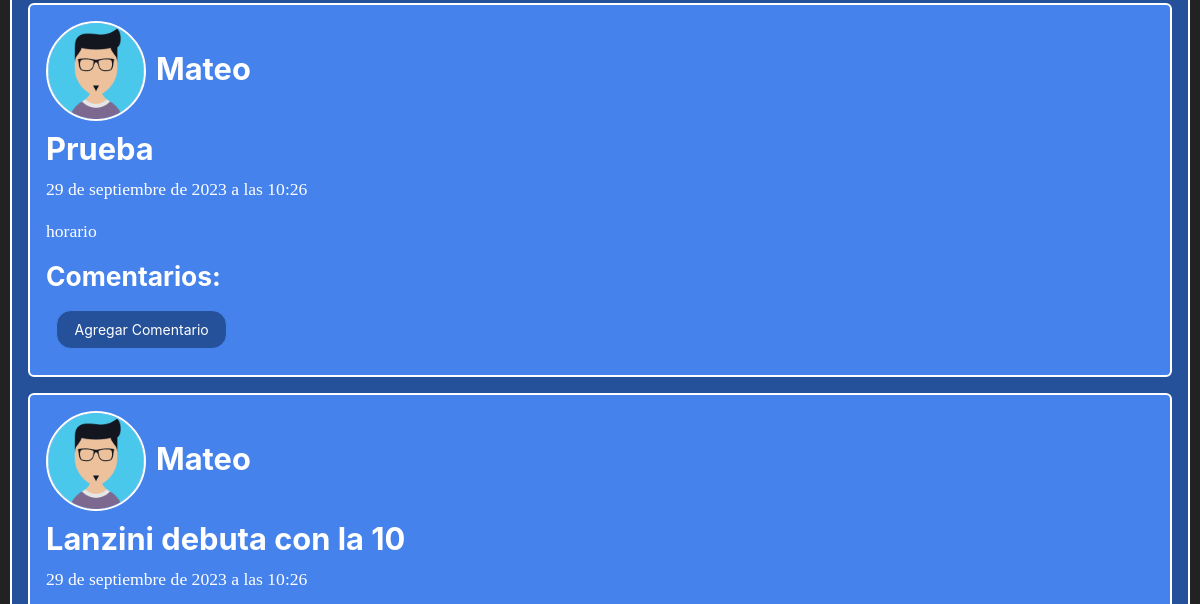
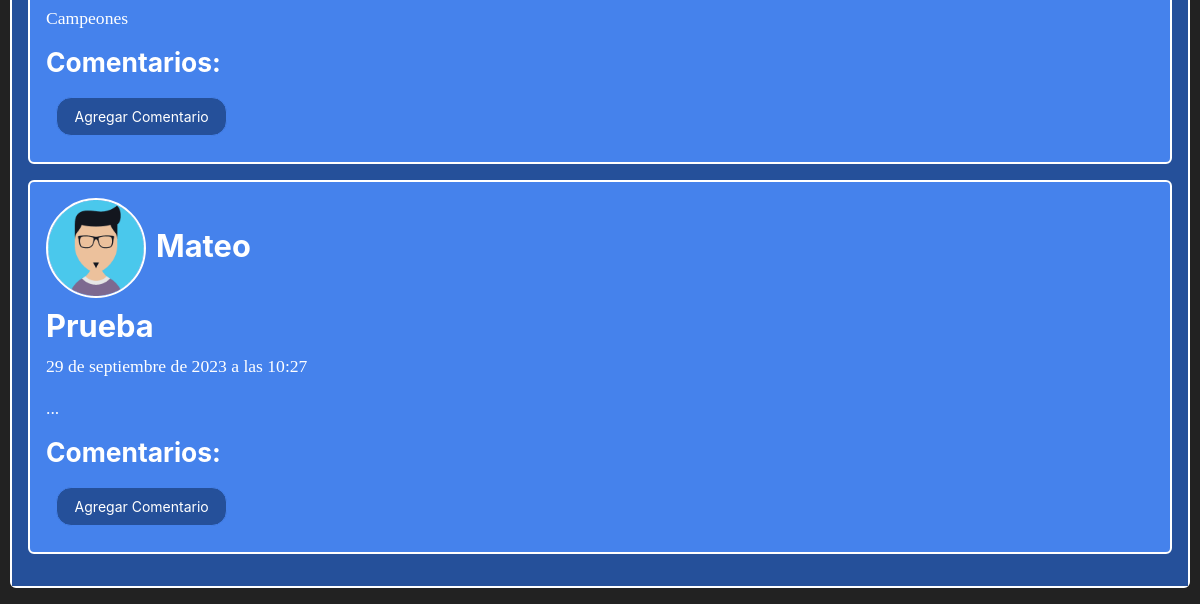
/profile/Mateo/ (signed in, lower part), run on an earlier commit of the app's database (2 pictures, top to bottom).
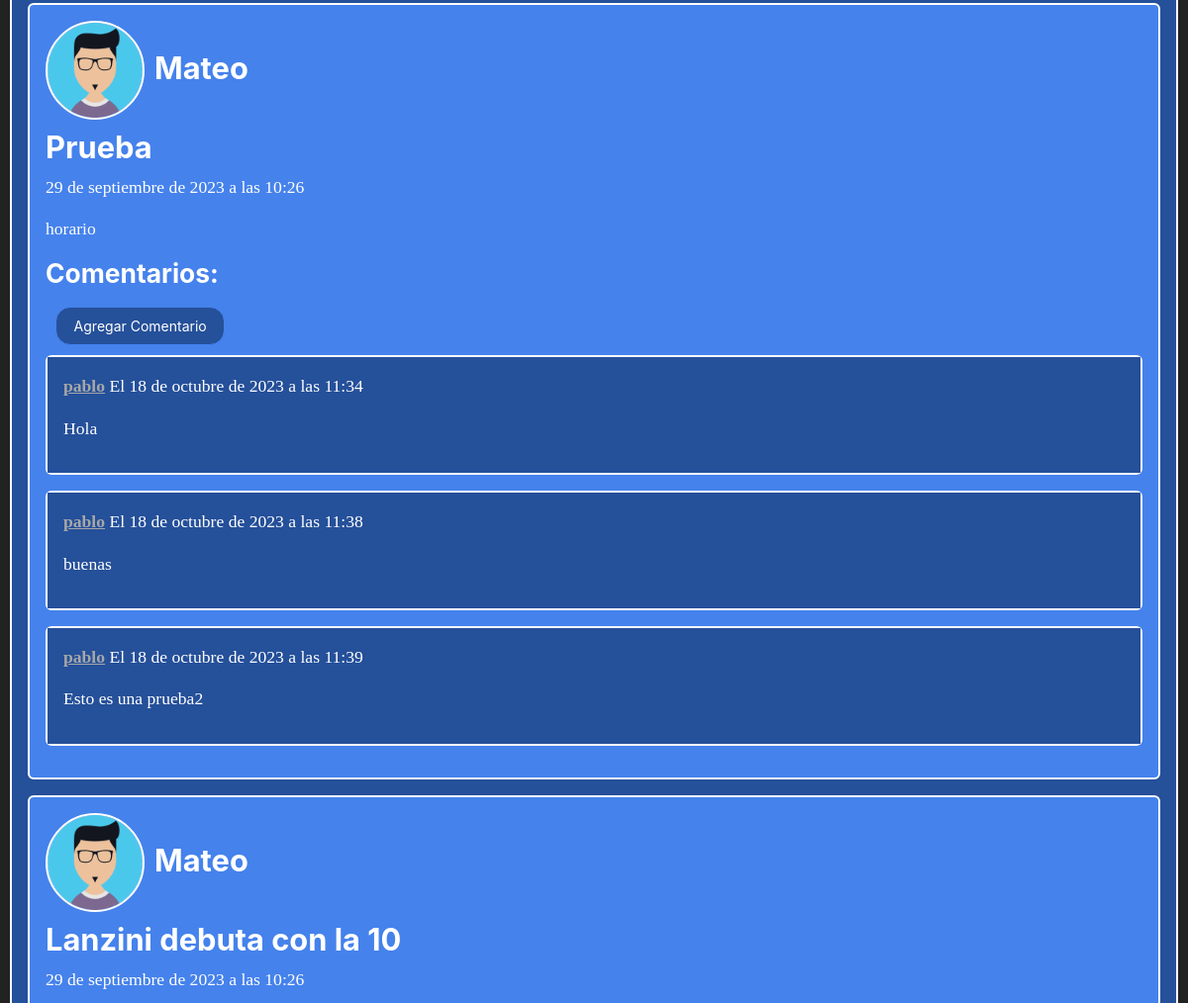
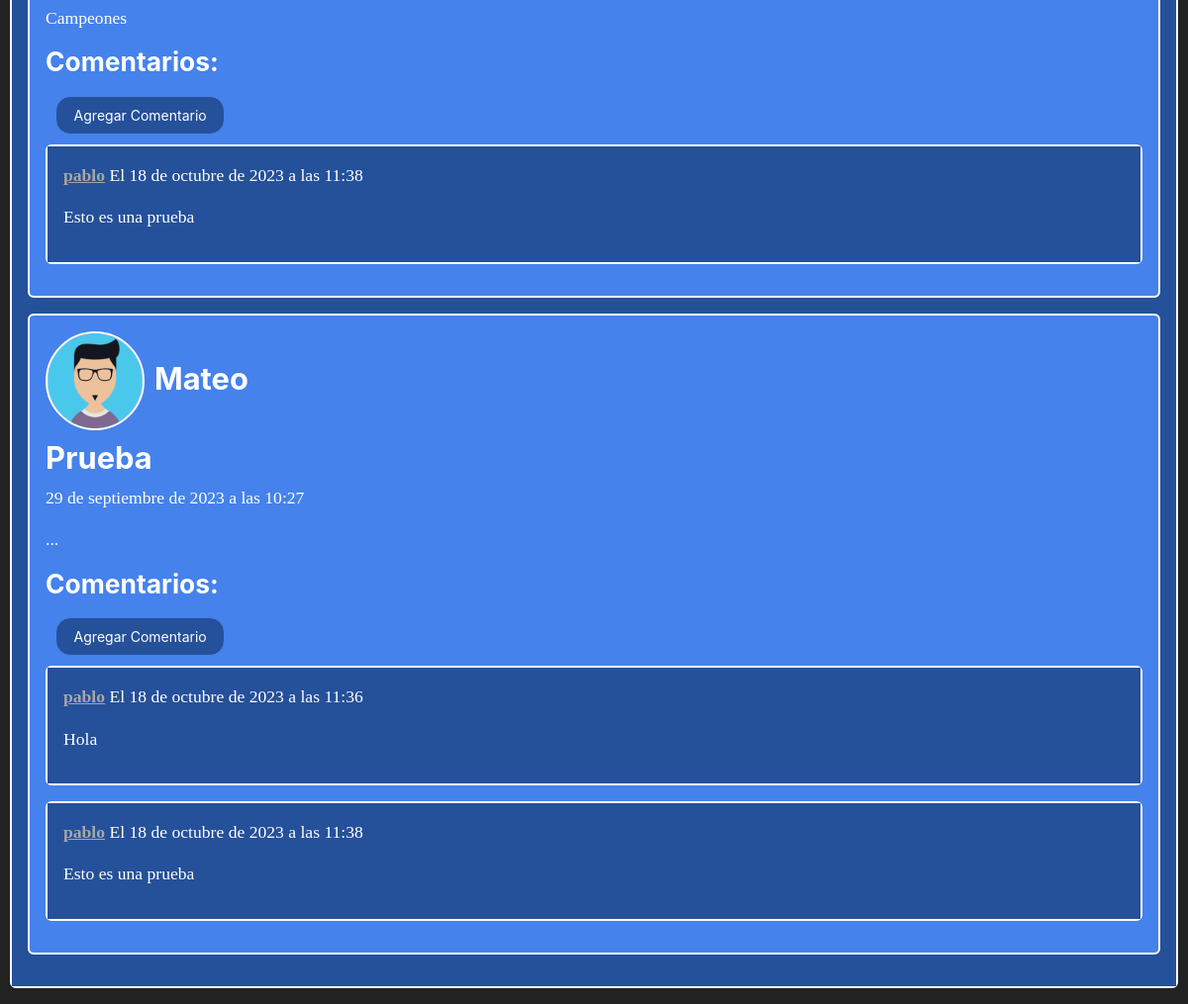
And on a later commit of the database (2 pictures, top to bottom).
### sitio/models.py (models this page shows, shortened)
class Post(models.Model):
    user = models.ForeignKey(User, on_delete=models.CASCADE, related_name='posts', null=True, blank=True)
    titulo = models.CharField(max_length=50)
    texto = models.CharField(max_length=500)
    fecha = models.DateTimeField(default=timezone.now)
    multimedia = models.ImageField(upload_to="UsersMultimedia", blank=True, null=True)
    video = models.FileField(upload_to="videos", blank=True, null=True)

class Profile(models.Model):
    user = models.OneToOneField(User, on_delete=models.CASCADE, null=True, blank=True)
    image = models.ImageField(upload_to="Profiles_Images", default='user.png')
    posicion = models.ForeignKey(Posicion, on_delete=models.CASCADE, null=True, blank=True)
    nivel = models.ForeignKey(Nivel, on_delete=models.CASCADE, null=True, blank=True)
    edad = models.IntegerField(null=True, blank=True)
    def following(self):
        user_ids = Relationship.objects.filter(from_user=self.user)\
            .values_list('to_user_id', flat=True)
        return User.objects.filter(id__in=user_ids)

class Comment(models.Model):
    user = models.ForeignKey(User, on_delete=models.CASCADE, related_name='comments', null=True, blank=True)
    post = models.ForeignKey('Post', on_delete=models.DO_NOTHING, related_name='comments', null=True, blank=True)
    fecha = models.DateTimeField(default=timezone.now)
    texto = models.CharField(max_length=500)

### sitio/views.py (the view)
# urls.py: path('profile/<str:username>/', views.profile, name='profile'),
@login_required
def profile(request, username=None):
    current_user = request.user
    if username and username != current_user.username:
        user = User.objects.get(username=username)
        posts = user.posts.all()
        comments = Comment.objects.filter(post__in=posts)
    else:
        posts = current_user.posts.all()
        user = current_user
        comments = Comment.objects.filter(post__in=posts)
    profile = Profile.objects.get(user=user)
    followers = Relationship.objects.filter(to_user=User.objects.get(username=username)).count()
    return render(request, 'profile.html', {'user':user, 'posts':posts, 'profile':profile, 'followers': followers, 'comments': comments})

### sitio/templates/profile.html (shortened to what this page needs)
{% extends 'layout.html'%}
{% load static %}
{% block contenido %}
<div class="card text-white bg-primary mb-3" style="max-width: 200rem; border: 2px solid white; margin: 10px;">
  <div class="card-body" style="background-color: #25509a;">
      {% for post in posts %}
        <div class="card text-white bg-primary mb-3" style="border: 2px solid white; ">
            <div class="card-body">
                <div class="user-content">
                    <div class="user-image">
                        <img class="rounded-circle" style="width: 100px; height: 100px; object-fit: cover; border: 2px solid white; float: left; margin-right: 10px;" src="{{post.user.profile.image.url}}">
                    </div>
                    <div class="user-info" style="float: left; margin-top: 30px;">
                        <h3 class="post-user"><a style="color: white;">{{post.user}}</a></h3>
                    </div>
                </div>
                <div class="post-content" enctype="multipart/form-data".>
                    <h3 class="post-title">{{ post.titulo }}</h3>
                    <p class="post-date">{{ post.fecha }}</p>
                    <p class="post-text">{{ post.texto }}</p>
                </div>
                <h4>Comentarios:</h4>
                <a href="{% url 'add_comment' post.id %}" class="btn btn-primary" style="background-color: #25509a; margin: 10px;";>Agregar Comentario</a>
                {% for comment in comments %}
                    {% if comment.post == post %}
                    <div class="card text-white bg-secondary mb-3" style="border: 2px solid white; ">
                        <div class="card-body" style="background-color: #25509a;">
                            <p class="comment-title"> <b><a href="/profile/{{post.user}}" style="color: #a6a7a8;">{{comment.user}}</a></b> El {{ comment.fecha }} </p>
                            <p class="comment-text">{{ comment.texto }}</p>
                        </div>
                    </div>
                    {% endif %}
                {% endfor %}
            </div>
        </div>
      {% endfor %}
  </div>
</div>
{% endblock %}

What changed in the data, as far as the page shows it:
added Comment: user "pablo", fecha "18 de octubre de 2023 a las 11:34", texto "Hola", shown under Post "horario"
added Comment: user "pablo", fecha "18 de octubre de 2023 a las 11:38", texto "buenas", shown under Post "horario"
added Comment: user "pablo", fecha "18 de octubre de 2023 a las 11:39", texto "Esto es una prueba2", shown under Post "horario"
added Comment: user "pablo", fecha "18 de octubre de 2023 a las 11:38", texto "Esto es una prueba", shown under Post "Lanzini debuta con la 10"
added Comment: user "pablo", fecha "18 de octubre de 2023 a las 11:36", texto "Hola", shown under Post "29 de septiembre de 2023 a las 10:27"
added Comment: user "pablo", fecha "18 de octubre de 2023 a las 11:38", texto "Esto es una prueba", shown under Post "29 de septiembre de 2023 a las 10:27"
